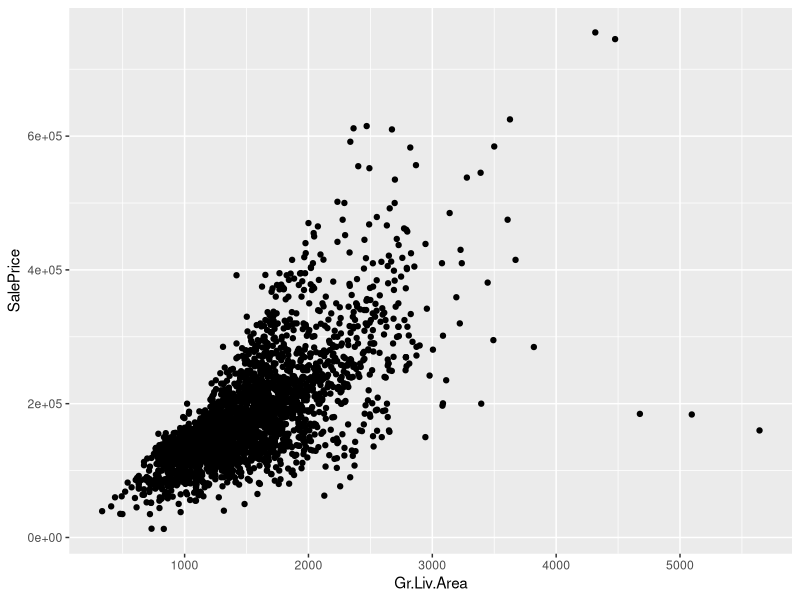
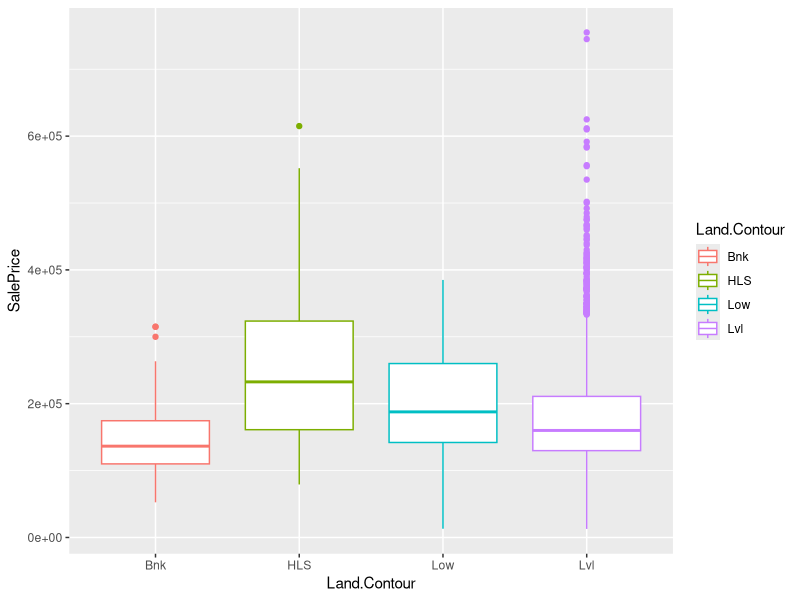
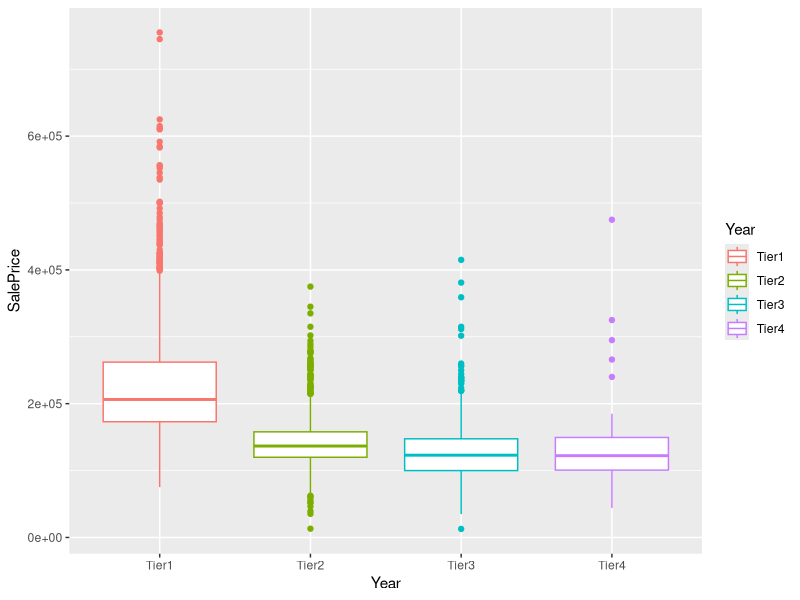
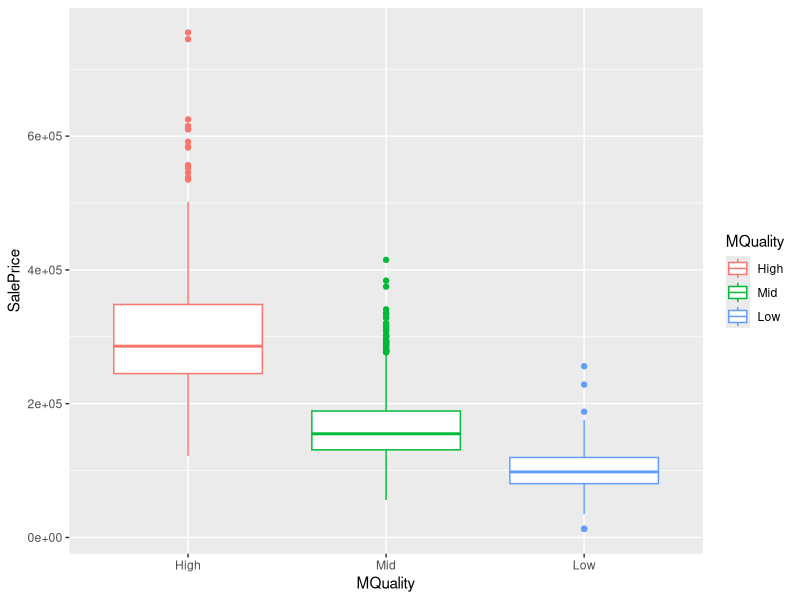
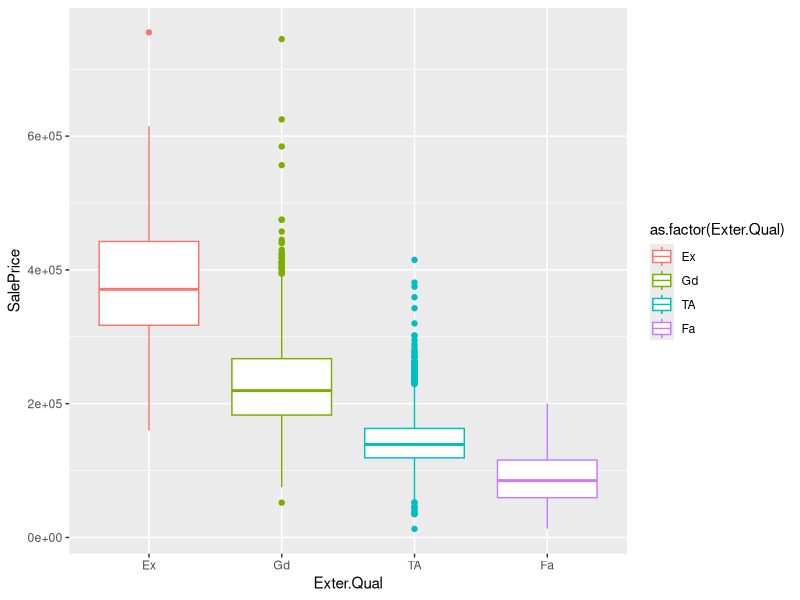
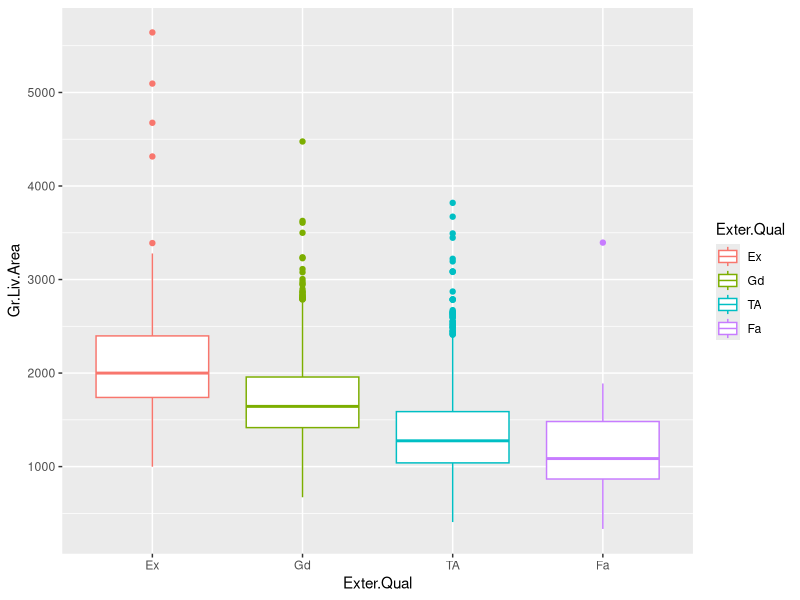
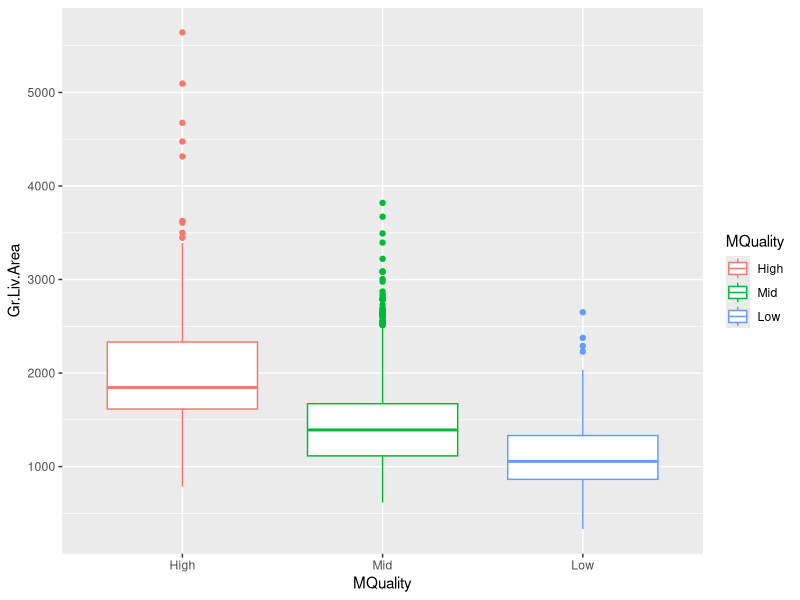

The R script that drew these images, in order:
## ---- chunk 1
library("ggplot2")
Data <- read.csv("IowaHousing.csv")
## ---- chunk 2
TestModel <- lm(SalePrice ~ Gr.Liv.Area, data= Data)
summary(TestModel)
## ---- chunk 3
TestModel <- lm(SalePrice ~ Gr.Liv.Area + Land.Contour, data= Data)
summary(TestModel)
## ---- chunk 4
TestModel <- lm(SalePrice ~ Gr.Liv.Area +  as.factor(Bedroom.AbvGr), data= Data)
summary(TestModel)
## ---- chunk 5
TestModel <- lm(SalePrice ~ Gr.Liv.Area +  Land.Contour+ as.factor(Year.Built), data= Data)
summary(TestModel)
## ---- chunk 6
year<- function(x){ if(x>1975) 'Tier1' else if(x>1940) 'Tier2' else if(x>1905) 'Tier3' else 'Tier4'}
Data$Year <- sapply(Data$Year.Built, year)

TestModel <- lm(SalePrice ~ Gr.Liv.Area +  Land.Contour+ Year, data= Data)
summary(TestModel)
## ---- chunk 7
quality <- function(x) {if(x> 7) 'High' else if (x>4)  'Mid' else 'Low'}
Data$MQuality <- sapply(Data$Overall.Qual, quality)
Data$MQuality <- factor(Data$MQuality, levels= c("High", "Mid", "Low"))


TestModel <- lm(SalePrice ~  Gr.Liv.Area + Year + MQuality +  Land.Contour, data= Data)
summary(TestModel)

## ---- chunk 8
TestModel <- lm(SalePrice ~  Gr.Liv.Area + MQuality + Year + Exter.Qual +  Land.Contour, data= Data)
Data$Exter.Qual <- factor(Data$Exter.Qual, levels= c("Ex", "Gd", "TA", "Fa", "PO"))
summary(TestModel)
## ---- chunk 9
TestModel <- lm(SalePrice ~  Gr.Liv.Area + MQuality + Year + Exter.Qual +  Land.Contour, data= Data)
summary(TestModel)
## ---- chunk 10
ggplot(Data, aes(Gr.Liv.Area, SalePrice))+ geom_point()
## ---- chunk 11
ggplot(Data, aes(Land.Contour, SalePrice))+ geom_boxplot(aes(color=Land.Contour))
## ---- chunk 12
ggplot(Data, aes(Year, SalePrice))+ geom_boxplot(aes(color=Year))
## ---- chunk 13
ggplot(Data, aes(MQuality, SalePrice))+ geom_boxplot(aes(color=MQuality))
## ---- chunk 14
ggplot(Data, aes(Exter.Qual, SalePrice))+ geom_boxplot(aes(color=as.factor(Exter.Qual)))
## ---- chunk 15
ggplot(Data, aes(Exter.Qual, Gr.Liv.Area))+ geom_boxplot(aes(color=Exter.Qual))

## ---- chunk 16
ggplot(Data, aes(MQuality, Gr.Liv.Area))+ geom_boxplot(aes(color=MQuality))

